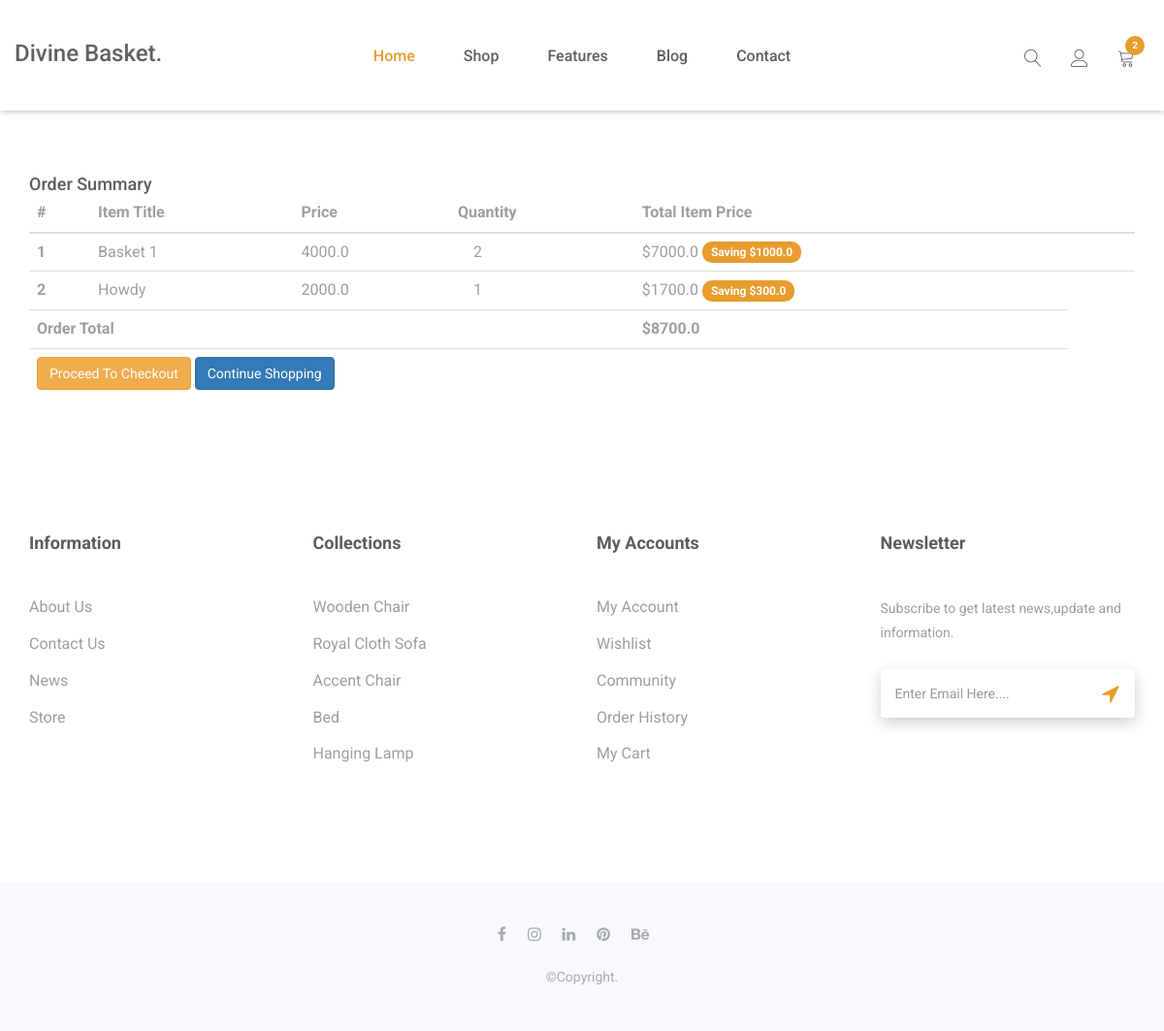
The app's page /cart (signed in) with its own data.
### core/models.py (models this page shows, shortened)
class OrderItem(models.Model):
    user = models.ForeignKey(User, on_delete=models.CASCADE)
    ordered = models.BooleanField(default=False)
    item = models.ForeignKey(Item, on_delete=models.CASCADE)
    quantity = models.IntegerField(default=1)
    def get_total_item_price(self):
        return self.quantity * self.item.price
    def get_total_discount_item_price(self):
        return self.quantity * self.item.discount_price
    def get_amount_saved(self):
        return self.get_total_item_price() - self.get_total_discount_item_price()
    def get_final_price(self):
        if self.item.discount_price:
            return self.get_total_discount_item_price()
        return self.get_total_item_price()

class Item(models.Model):
    title =  models.CharField(max_length=200)
    price = models.FloatField(null=True, blank=True)
    discount_price = models.FloatField(blank=True, null=True)
    category = models.CharField(max_length=20)
    slug = AutoSlugField(populate_from='title',unique_with='created_at__month',slugify=custom_slugify)
    description = models.TextField()
    image = models.ImageField(upload_to='item', null=True, blank=True)
    new = models.BooleanField(default=False)
    featured = models.BooleanField(default=False)
    created_at = models.DateTimeField(auto_now_add=True)
    class Meta:
        ordering = ['-id']

class Order(models.Model):
    user = models.ForeignKey(User, on_delete=models.CASCADE)
    ref_code = models.CharField(max_length=20, blank=True, null=True)
    items = models.ManyToManyField(OrderItem)
    start_date = models.DateTimeField(auto_now_add=True)
    ordered_date = models.DateTimeField()
    ordered = models.BooleanField(default=False)
    def get_total(self):
        total = 0
        for order_item in self.items.all():
            total += order_item.get_final_price()
        return total

### core/views.py (the view)
# urls.py: path("cart", views.cartPage, name="cart"),
@login_required
def cartPage(request):
    try:
        order = models.Order.objects.get(user=request.user, ordered=False)
        context = {
            'object': order
        }
        return render(request, 'cart.html', context)
    except ObjectDoesNotExist:
        messages.warning(request, "You do not have an active order")
        return redirect("/")

### templates/cart.html (shortened to what this page needs)
{% extends 'layout.html' %}
{% load humanize %}
{% load static %}
{% block content %}
  <main>
    <div class="container">
    <div class="table-responsive text-nowrap">
    <h2>Order Summary</h2>
    <table class="table">
        <thead>
        <tr>
            <th scope="col">#</th>
            <th scope="col">Item title</th>
            <th scope="col">Price</th>
            <th scope="col">Quantity</th>
            <th scope="col">Total Item Price</th>
            <th></th>
        </tr>
        </thead>
        <tbody>
        {% for order_item in object.items.all %}
        <tr>
            <th scope="row">{{ forloop.counter }}</th>
            <td>{{ order_item.item.title }}</td>
            <td>{{ order_item.item.price }}</td>
            <td>
                <a href="{% url 'core:remove-single-item-from-cart' order_item.item.slug %}"><i class="fas fa-minus mr-2"></i></a>
                {{ order_item.quantity }}
                <a href="{% url 'core:add-to-cart' order_item.item.slug %}"><i class="fas fa-plus ml-2"></i></a>
            </td>
            <td>
            {% if order_item.item.discount_price %}
                ${{ order_item.get_total_discount_item_price }}
                <span class="badge badge-primary">Saving ${{ order_item.get_amount_saved }}</span>
            {% else %}
                ${{ order_item.get_total_item_price }}
            {% endif %}
            </td>
            <td>
            <a style='color: red;' href="{% url 'core:remove-from-cart' order_item.item.slug %}">
                <i class="fas fa-trash float-right"></i>
            </a>
            </td>
        </tr>
        {% endfor %}
        {% if object.get_total %}
        <tr>
            <td colspan="4"><b>Order Total</b></td>
            <td><b>${{ object.get_total }}</b></td>
        </tr>
        <tr>
            <td colspan="5">
            <a class='btn btn-warning float-right ml-2' href='/checkout/'>Proceed to checkout</a>
            <a class='btn btn-primary float-right' href='/'>Continue shopping</a>
            </td>
        </tr>
        {% endif %}
        </tbody>
    </table>
    </div>
    </div>
  </main>
{% endblock content %}

### static/css/bootsnav.css (style rules this page uses)
body { -webkit-transition: all 0.3s ease-in-out; -moz-transition: all 0.3s ease-in-out; -o-transition: all 0.3s ease-in-out; -ms-transition: all 0.3s ease-in-out; transition: all 0.3s ease-in-out; }

### static/css/style.css (style rules this page uses)
* { padding: 0; margin: 0; }
* { -webkit-box-sizing:border-box; -moz-box-sizing:border-box; -o-box-sizing:border-box; -ms-box-sizing:border-box; box-sizing:border-box; }
body { font-family: 'Roboto', sans-serif; font-size:16px; color:#a09e9c; background: #fff; text-transform: capitalize; max-width:1920px; margin:0 auto; overflow-x:hidden; }
a,a:hover,a:active,a:focus { display:inline-block; text-decoration:none; color: #616060; font-size:16px; padding:0; font-weight: 500; }
h1,h2,h3,h4,h5,h6 { margin: 0; color:#5f5b57; font-size: 18px; font-weight: 500; }
html,body { height: 100%; }
.badge { background-color: #e99c2e; border: 2px solid #e99c2e; }

### records on screen
OrderItem: item "Basket 1", item.price "4000.0", quantity "2", get_total_discount_item_price "7000.0", get_amount_saved "1000.0"
OrderItem: item "Howdy", item.price "2000.0", quantity "1", get_total_discount_item_price "1700.0", get_amount_saved "300.0"
Order: get_total "8700.0"
